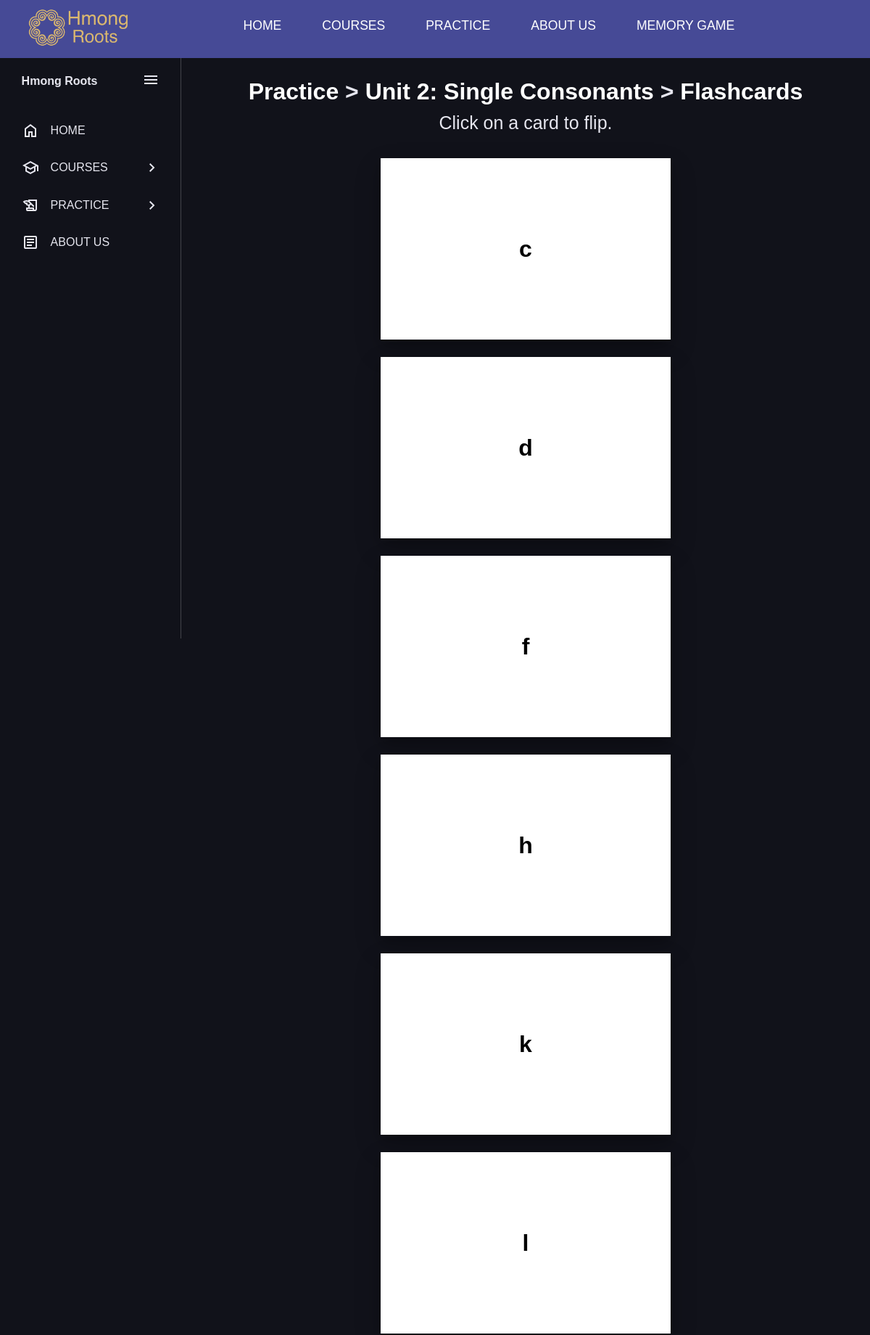
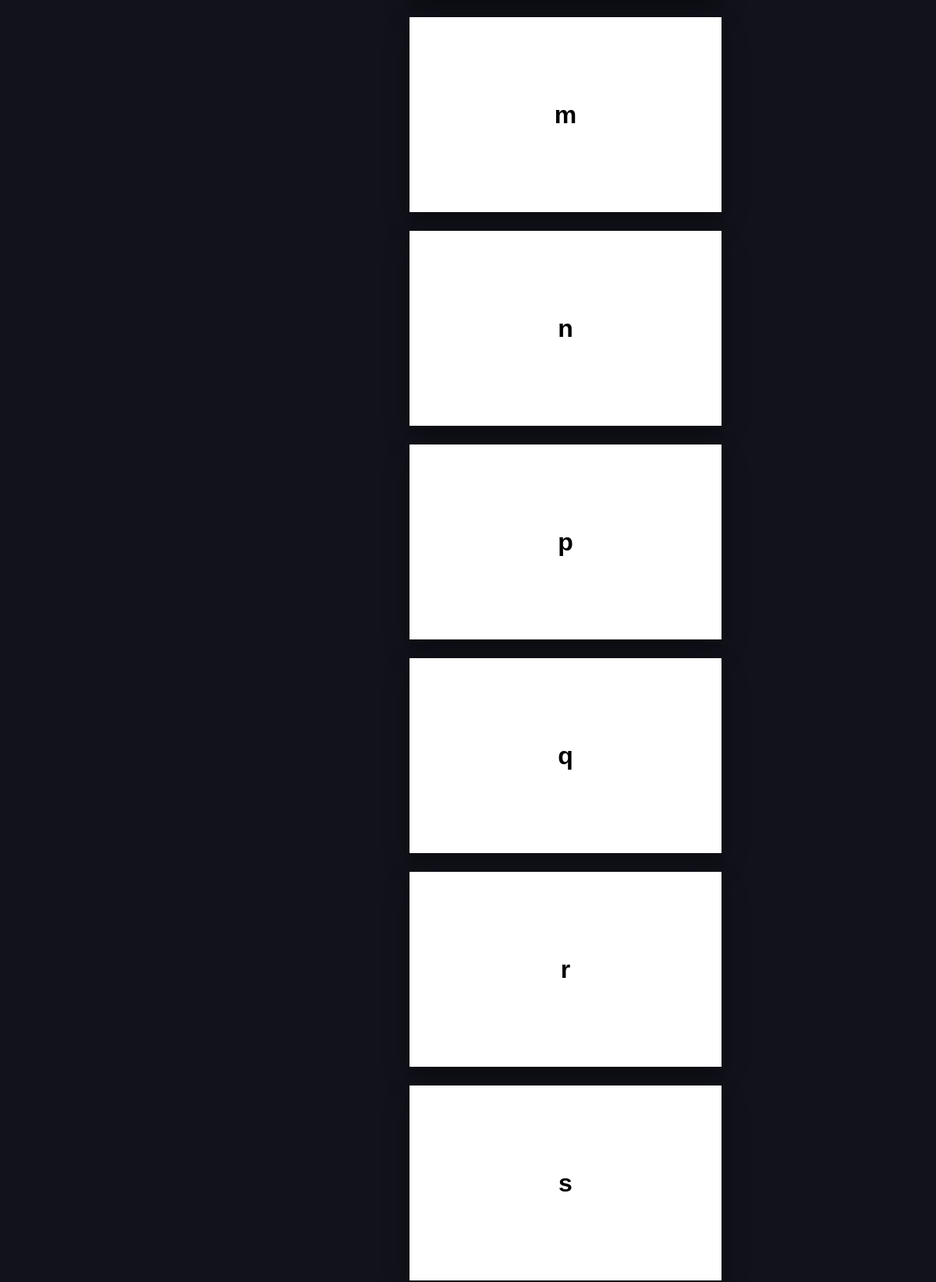
The app's page /practice/p2_consonants_cards/ (upper part) with its own data (2 pictures, top to bottom).
### main/models.py (models this page shows, shortened)
class Word(models.Model):
    english_word = models.CharField(max_length=255)
    hmong_word = models.CharField(max_length=255)
    category = models.CharField(max_length=255, blank=True, null=True)
    male_audio_url = models.TextField(blank=True, null=True)
    female_audio_url = models.TextField(blank=True, null=True)
    pronunciation_video_url = models.TextField(blank=True, null=True)
    real_video_url = models.TextField(blank=True, null=True)
    animated_video_url = models.TextField(blank=True, null=True)
    image_filename = models.CharField(max_length=255, blank=True, null=True)

### main/views.py (the view)
# urls.py: path('practice/p2_consonants_cards/', views.p2_consonants_cards, name='p2_consonants_cards'),
def p2_consonants_cards(request):
    words = Word.objects.filter(category="Consonants")
    return render(request, 'practice/p2_consonants_cards.html', {'words': words})

### main/templates/practice/p2_consonants_cards.html
{% extends 'base.html' %}
{% load static %}
{% block content %}
<h1>
    <a href="{% url 'practice' %}" class="heading-link">Practice</a>
     >
    <a href="{% url 'p2_consonants' %}" class="heading-link">Unit 2: Single Consonants</a>
     >
    <a href="{% url 'p2_consonants_cards' %}" class="heading-link">Flashcards</a>
</h1>
<p style="text-align: center; margin-top: 15px; margin-bottom: 5px; font-size: 25px;">Click on a card to flip.</p>
<div id="flashcard-container" class="flashcard-container">
    {% for word in words %}
    <div class="card-wrapper">
        <div class="card-body">
            <div class="card-front">
                <p>{{ word.english_word }}</p>
            </div>
            <div class="card-back">
                <p>{{ word.hmong_word }}</p>
            </div>
        </div>
    </div>
    {% endfor %}
</div>
{% endblock %}

### main/static/css/styles.css (style rules this page uses)
:root { --base-color: #11121a; --line-color: #42434a; --hover-color: #222533; --text-color: #e6e6ef; --accent-color: #f77062; --secondary-text-color: #b0b3c1; --secondary-color: #464A96; }
* { box-sizing: border-box; margin: 0; padding: 0; font-family: 'Poppins', sans-serif; }
html { line-height: 1.5rem; }
h1 { text-align: center; margin-top: 5px; margin-bottom: 5px; line-height: 1; }
.flashcard-container { display: flex; flex-wrap: wrap; justify-content: center; gap: 1.5rem; padding: 2rem 0; }
.card-wrapper { width: 25rem; height: 250px; perspective: 1000px; }
.card-body { position: relative; width: 100%; height: 100%; text-align: center; transition: transform 0.6s; transform-style: preserve-3d; box-shadow: 0 15px 35px rgba(0,0,0,0.2), 0 5px 15px rgba(0,0,0,0.19); cursor: pointer; }
.card-front, .card-back { background-color: #ffffff; position: absolute; width: 100%; height: 100%; backface-visibility: hidden; display: flex; align-items: center; justify-content: center; font-size: xx-large; padding: 1rem; flex-direction: column; }
.card-back { transform: rotateX(180deg); }
.card-front p, .card-back p { margin: 0; font-weight: bold; color: black; }
.heading-link { color: #fff; justify-content: center; text-decoration: none; }

### records on screen
Word: english_word "c"
Word: english_word "d"
Word: english_word "f"
Word: english_word "h"
Word: english_word "k"
Word: english_word "l"
Word: english_word "m"
Word: english_word "n"
Word: english_word "p"
Word: english_word "q"
Word: english_word "r"
Word: english_word "s"
